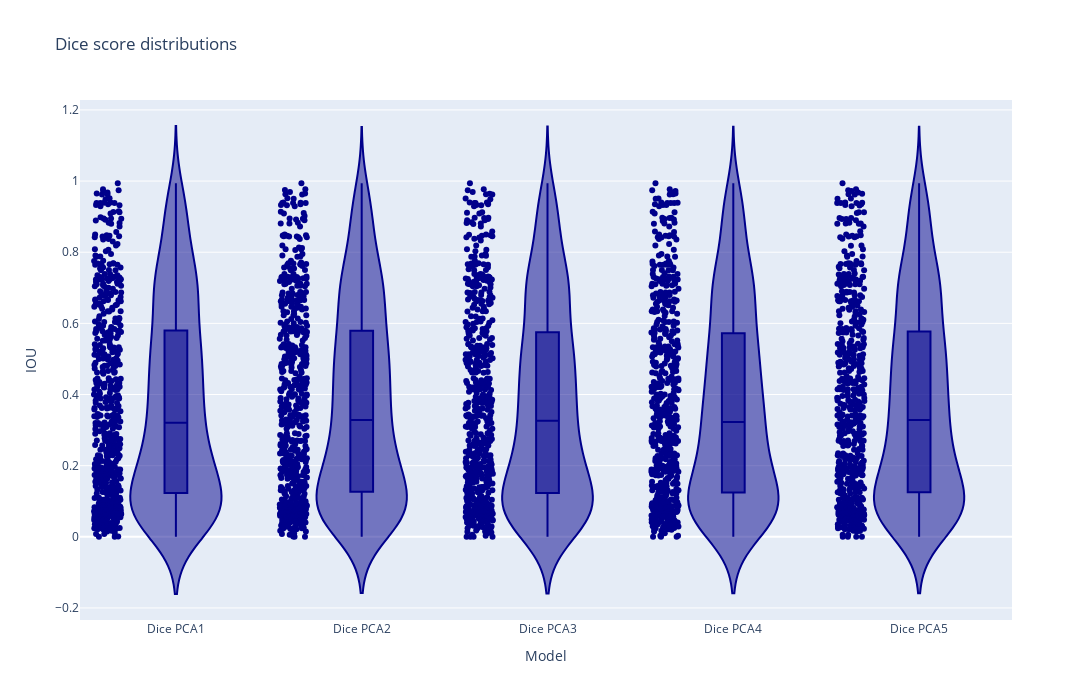

Notebook code for this chart:
### Code cell
fig = px.violin(df_res[['Dice PCA1', 'Dice PCA2', 'Dice PCA3', 'Dice PCA4', 'Dice PCA5']], points="all", color_discrete_sequence=['darkblue'], title='Dice score distributions', box=True, width=1400, height=700)
fig.update_layout(xaxis_title='Model', yaxis_title='IOU')
fig.write_html('dice_scores_distribution_pca_nb_skincancer_new.html')
fig.write_image('dice_scores_distribution_pca_nb_skincancer_new.png')
fig.show()

### Figure 1 — Plotly figure (JSON) as saved in the notebook; plotly's stock layout.template omitted (floating-point values rounded to 4 significant figures; data arrays with more than 128 entries replaced by an {"elided": "..."} marker saying what was removed)
{"data": [{"alignmentgroup": "True", "box": {"visible": true}, "hovertemplate": "variable=%{x}<br>value=%{y}<extra></extra>", "legendgroup": "", "marker": {"color": "darkblue"}, "name": "", "offsetgroup": "", "orientation": "v", "points": "all", "scalegroup": "True", "showlegend": false, "type": "violin", "x": {"elided": "3000 str values"}, "x0": " ", "xaxis": "x", "y": {"elided": "3000 float values"}, "y0": " ", "yaxis": "y"}], "layout": {"height": 700, "legend": {"tracegroupgap": 0}, "title": {"text": "Dice score distributions"}, "violinmode": "group", "width": 1400, "xaxis": {"anchor": "y", "domain": [0, 1], "title": {"text": "Model"}}, "yaxis": {"anchor": "x", "domain": [0, 1], "title": {"text": "IOU"}}}}
